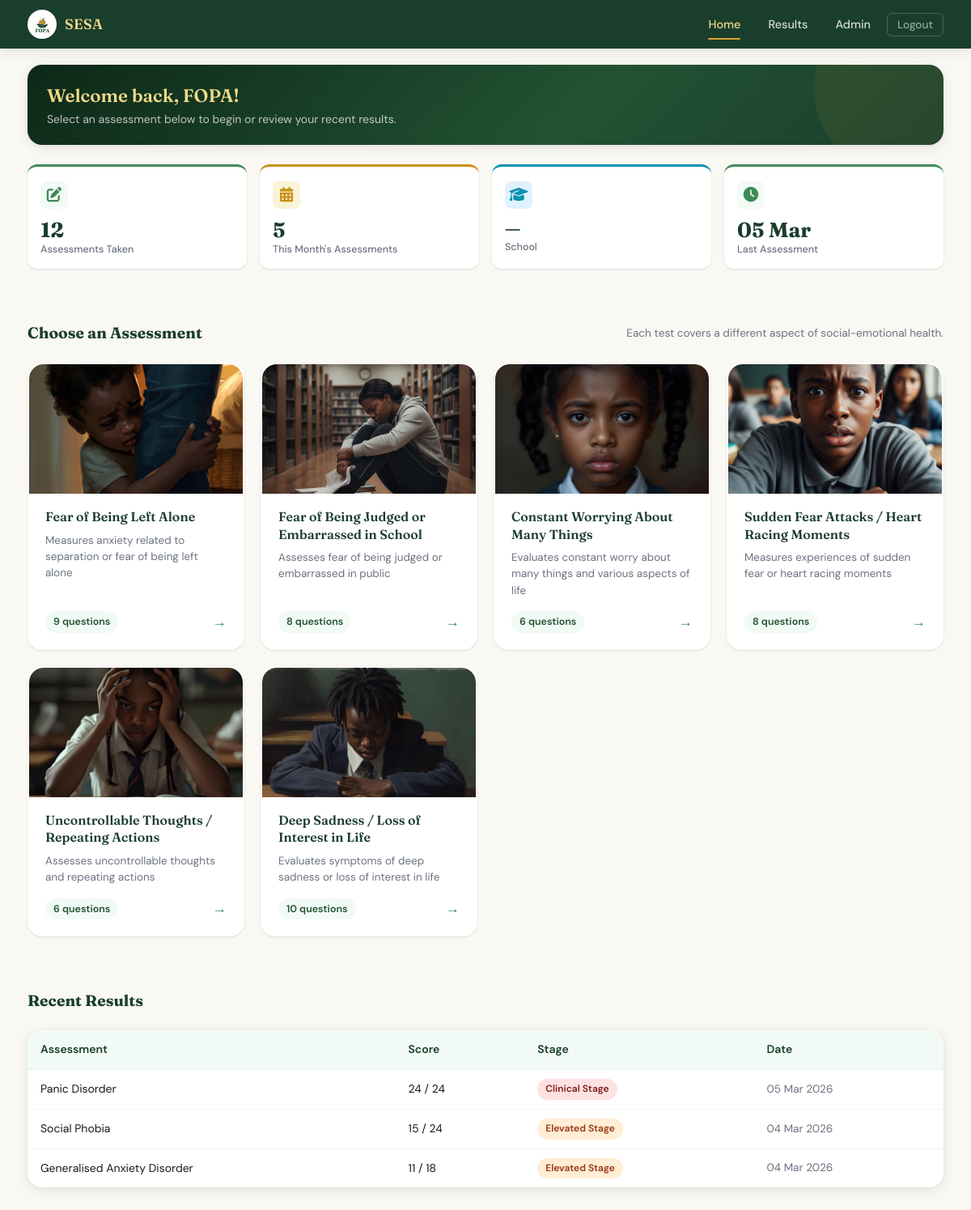
The page /home (signed in) on the database its author committed.
### app/models/account.py (models this page shows, shortened)
class Accounts(UserMixin, db.Model):
    __tablename__ = 'accounts'
    id = db.Column(db.Integer, primary_key=True)
    fname = db.Column(db.String(100), nullable=False)
    lname = db.Column(db.String(100), nullable=False)
    email = db.Column(db.String(120), unique=True, nullable=False, index=True)
    username = db.Column(db.String(50), unique=True, nullable=False, index=True)
    password = db.Column(db.String(256), nullable=False)
    school_name = db.Column(db.String(200), nullable=True)
    gender = db.Column(db.String(20), nullable=True)
    birthdate = db.Column(db.Date, nullable=True)
    last_login = db.Column(db.DateTime, nullable=True)
    created_at = db.Column(db.DateTime, default=lambda: datetime.now(timezone.utc))
    school_id = db.Column(
        db.Integer,
        db.ForeignKey('school.id', ondelete='CASCADE', name='fk_accounts_school_id'),
        nullable=True,
        index=True
    )
    class_group = db.Column(db.String(50), nullable=True)   # e.g. "Form 2A", "JHS 3B"
    is_admin = db.Column(db.Boolean, default=False, nullable=False)
    is_counsellor = db.Column(db.Boolean, default=False, server_default='0', nullable=False)
    failed_attempts = db.Column(db.Integer, default=0, server_default='0', nullable=False)
    locked_until = db.Column(db.DateTime, nullable=True)  # NULL = not locked
    phone = db.Column(db.String(20), nullable=True)
    test_results = db.relationship(
        'TestResult',
        backref='account',
        lazy='dynamic',
        cascade='all, delete-orphan'
    )
    @property
    def full_name(self):
        return f'{self.fname} {self.lname}'
    @property
    def is_super_admin(self):
        return self.is_admin
    @property
    def role(self):
        if self.is_admin:
            return 'superadmin'
        if self.is_counsellor:
            return 'counsellor'
        return 'student'
    LOCKOUT_THRESHOLD = 5      # failed attempts before lockout
    LOCKOUT_MINUTES   = 15     # minutes locked after threshold reached

### app/models/test_result.py (models this page shows, shortened)
class TestResult(db.Model):
    __tablename__ = 'test_results'
    id = db.Column(db.Integer, primary_key=True)
    user_id = db.Column(db.Integer, db.ForeignKey('accounts.id', ondelete='CASCADE'), nullable=False, index=True)
    test_type = db.Column(db.String(100), nullable=False, index=True)
    score = db.Column(db.Integer, nullable=False)
    max_score = db.Column(db.Integer, nullable=True)
    stage = db.Column(db.String(50), nullable=True, index=True)  # "Normal Stage", "Mild Stage", etc.
    feedback = db.Column(db.Text, nullable=True)
    details = db.Column(db.Text, nullable=True)           # kept for backward compat
    taken_at = db.Column(db.DateTime, default=lambda: datetime.now(timezone.utc), index=True)

### app/routes/main.py (the view, shortened to what this page needs)
@main_bp.route('/home')
@login_required
def home():
    user = current_user
    results = user.test_results.order_by(TestResult.taken_at.desc()).all()
    total_tests = len(results)
    most_recent = results[0] if results else None
    question_counts = current_app._question_counts
    tests_meta = [
        {'name': 'Separation Anxiety Disorder',   'key': 'sad',  'count': question_counts.get('Separation Anxiety Disorder',   0), 'icon': '🏠', 'color': 'teal'},
        {'name': 'Social Phobia',                 'key': 'sp',   'count': question_counts.get('Social Phobia',                 0), 'icon': '👥', 'color': 'blue'},
        {'name': 'Generalised Anxiety Disorder',  'key': 'gad',  'count': question_counts.get('Generalised Anxiety Disorder',  0), 'icon': '🌀', 'color': 'purple'},
        {'name': 'Panic Disorder',                'key': 'pd',   'count': question_counts.get('Panic Disorder',                0), 'icon': '💨', 'color': 'orange'},
        {'name': 'Obsessive Compulsive Disorder', 'key': 'ocd',  'count': question_counts.get('Obsessive Compulsive Disorder', 0), 'icon': '🔄', 'color': 'red'},
        {'name': 'Major Depressive Disorder',     'key': 'mdd',  'count': question_counts.get('Major Depressive Disorder',    0), 'icon': '🌧', 'color': 'indigo'},
    ]
    from datetime import datetime, timedelta, timezone
    now = datetime.now()
    this_month_results = [
        r for r in results
        if r.taken_at and r.taken_at.month == now.month and r.taken_at.year == now.year
    ]
    tests_this_month = len(this_month_results)
    latest_by_type = {}
    for r in results:
        if r.test_type not in latest_by_type:
            latest_by_type[r.test_type] = r
    avg_score = total_tests        # repurposed: total assessments taken
    prev_avg = tests_this_month    # repurposed: assessments this month
    score_change = None            # no longer used
    recent_results = results[:3]  # 5 most recent for the home table
    return render_template(
        'main/home.html',
        user=user,
        total_tests=total_tests,
        avg_score=avg_score,
        most_recent=most_recent,
        tests_meta=tests_meta,
        score_change=score_change,
        prev_avg=prev_avg,
        recent_results=recent_results,
        latest_by_type=latest_by_type,
    )

### app/__init__.py (called while the page is built)
def _init_extensions(app: Flask) -> None:
    app.config.setdefault("SQLALCHEMY_ENGINE_OPTIONS", {}).update({
        "pool_pre_ping": True,   # test connection before using it
        "pool_recycle":  300,    # recycle connections every 5 minutes
        "pool_size":     5,      # max persistent connections
        "max_overflow":  2,      # extra connections under load
    })
    db.init_app(app)
    migrate.init_app(app, db)
    csrf.init_app(app)
    login_manager.init_app(app)
    limiter.init_app(app)
    from app.models.account import Accounts
    from app.models.quiz_session import QuizSession  # noqa: F401
    from app.models.counsellor_profile import CounsellorProfile  # noqa: F401
    @login_manager.user_loader
    def load_user(user_id: str):
        return Accounts.query.get(int(user_id))

### app/templates/main/home.html (shortened to what this page needs)
{% extends 'base.html' %}
{% block nav_links %}
  <li><a href="{{ url_for('main.home') }}" class="active">Home</a></li>
  <li><a href="{{ url_for('main.results') }}">Results</a></li>
  {% if current_user.is_super_admin %}
    <li><a href="{{ url_for('admin.dashboard') }}">Admin</a></li>
  {% endif %}
  <li><a href="{{ url_for('auth.logout') }}" class="btn-nav-logout">Logout</a></li>
{% endblock %}
{% block body %}
<div class="container" style="padding-bottom: 48px;">
  <div class="page-context">
    <h1>Welcome back, {{ user.fname }}! </h1>
    <p>Select an assessment below to begin or review your recent results.</p>
  </div>
  <div class="stat-grid">
    <div class="stat-card">
      <div class="stat-icon"><i class="fa-solid fa-pen-to-square" style="color: var(--green-500);"></i></div>
      <div class="stat-value">{{ total_tests }}</div>
      <div class="stat-label">Assessments Taken</div>
    </div>
    <div class="stat-card gold">
      <div class="stat-icon"><i class="fa-solid fa-calendar-days" style="color: var(--gold-500);"></i></div>
      <div class="stat-value">{{ prev_avg }}</div>
      <div class="stat-label">This Month's Assessments</div>
    </div>
    <div class="stat-card teal">
      <div class="stat-icon"><i class="fa-solid fa-graduation-cap" style="color: #0891b2;"></i></div>
      <div class="stat-value" style="font-size: clamp(0.85rem, 3vw, 1.4rem); white-space: nowrap; overflow: hidden; text-overflow: ellipsis; max-width: 100%;">{{ user.school_name if user.school_name else '—' }}</div>
      <div class="stat-label">School</div>
    </div>
    <div class="stat-card">
      <div class="stat-icon"><i class="fa-solid fa-clock" style="color: var(--green-500);"></i></div>
      <div class="stat-value">{% if most_recent %}{{ most_recent.taken_at.strftime('%d %b') }}{% else %}—{% endif %}</div>
      <div class="stat-label">Last Assessment</div>
    </div>
  </div>
  <div class="section" id="assessments">
    <div class="section-head">
      <h2>Choose an Assessment</h2>
      <p style="font-size: 0.85rem; color: var(--gray-500);">Each test covers a different aspect of social-emotional health.</p>
    </div>
    <div class="test-grid">
      {% for test in tests_meta %}
      <a href="{{ url_for('test.display_questions', test_type=test.name) }}" class="test-card">
        <div class="test-card-image">
          <img src="{{ url_for('static', filename=test.image) }}"
               alt="{{ test.name }}"
               loading="lazy"
               width="400"
               height="160">
        </div>
        <div class="test-card-content">
          <h3>{{ test.title }}</h3>
          <p>{{ test.desc }}</p>
          <div class="test-card-meta">
            <span class="test-card-count">{{ test.count }} questions</span>
            <span class="test-card-arrow">→</span>
          </div>
        </div>
      </a>
      {% endfor %}
    </div>
  </div>
  {% if recent_results %}
  <div class="section">
    <div class="section-head">
      <h2>Recent Results</h2>
    </div>
    <div class="card">
      <div class="table-wrapper">
        <table class="table">
          <thead>
            <tr>
              <th>Assessment</th>
              <th>Score</th>
              <th>Stage</th>
              <th>Date</th>
            </tr>
          </thead>
          <tbody>
            {% for r in recent_results %}
            <tr>
              <td data-label="Assessment">{{ r.test_type }}</td>
              <td data-label="Score">{{ r.score }}{% if r.max_score %} / {{ r.max_score }}{% endif %}</td>
              <td data-label="Stage">
                {% set s = (r.stage or r.details or 'Unknown') | lower %}
                <span class="badge {% if 'normal' in s %}stage-normal{% elif 'mild' in s %}stage-mild{% elif 'elevated' in s %}stage-elevated{% elif 'clinical' in s %}stage-clinical{% else %}badge-gray{% endif %}">
                  {{ r.stage or r.details or 'Unknown' }}
                </span>
              </td>
              <td data-label="Date" style="color: var(--gray-500); font-size: 0.85rem;">{{ r.taken_at.strftime('%d %b %Y') }}</td>
            </tr>
            {% endfor %}
          </tbody>
        </table>
      </div>
    </div>
  </div>
  {% endif %}
</div>
{% endblock %}

### app/templates/base.html (shortened to what this page needs)
<!DOCTYPE html>
<html lang="en">
<head>
  <link rel="stylesheet" href="{{ url_for('static', filename='css/main.css') }}">
  <link rel="stylesheet" href="https://cdnjs.cloudflare.com/ajax/libs/font-awesome/6.5.0/css/all.min.css">
</head>
<body class="{% if current_user.is_authenticated or session.get('school_id') %}has-bottom-nav {% endif %}{% block body_class %}{% endblock %}">
{% block full_page %}
<div class="app-layout">
  {% block navbar %}
  <nav class="navbar" id="mainNav">
    <div class="navbar-inner">
      <a href="{{ url_for('main.landing') }}" class="navbar-brand">
        <img src="{{ url_for('static', filename='images/Pofa.png') }}" alt="FOPA Logo" class="navbar-logo">
        <span class="navbar-title">SESA</span>
      </a>
      <ul class="navbar-links">
        {% block nav_links %}{% endblock %}
      </ul>
    </div>
  </nav>
  {% endblock %}
  <main>
    {% block body %}{% endblock %}
  </main>
</div>
{% endblock %}
{% block bottom_tab_bar %}
{% if current_user.is_authenticated or session.get('school_id') %}
<div id="profileSheet" class="profile-sheet" aria-hidden="true">
  <div class="profile-sheet-backdrop" id="profileSheetBackdrop"></div>
</div>
{% endif %}
{% endblock %}
</body>
</html>

### app/templates/base.html (style rules this page uses)
.profile-sheet { position: fixed; inset: 0; z-index: 300; pointer-events: none; }
.profile-sheet-backdrop { position: absolute; inset: 0; background: rgba(0,0,0,0); transition: background 0.25s ease; }

### rows shown on the page
Accounts: fname "FOPA", school_name "—"
TestResult: taken_at "05 Mar", test_type "Panic Disorder", score "24", max_score "24", stage "Clinical Stage", taken_at "05 Mar 2026"
TestResult: test_type "Social Phobia", score "15", max_score "24", stage "Elevated Stage", taken_at "04 Mar 2026"
TestResult: test_type "Generalised Anxiety Disorder", score "11", max_score "18", stage "Elevated Stage", taken_at "04 Mar 2026"

### other values the page prints
{{ total_tests }} "12"
{{ prev_avg }} "5"
{{ test.title }} "Fear of Being Left Alone" "Fear of Being Judged or Embarrassed in School" "Constant Worrying About Many Things" "Sudden Fear Attacks / Heart Racing Moments" "Uncontrollable Thoughts / Repeating Actions" "Deep Sadness / Loss of Interest in Life"
{{ test.desc }} "Measures anxiety related to separation or fear of being left alone" "Assesses fear of being judged or embarrassed in public" "Evaluates constant worry about many things and various aspects of life" "Measures experiences of sudden fear or heart racing moments" "Assesses uncontrollable thoughts and repeating actions" "Evaluates symptoms of deep sadness or loss of interest in life"
{{ test.count }} "9" "8" "6" "8" "6" "10"
